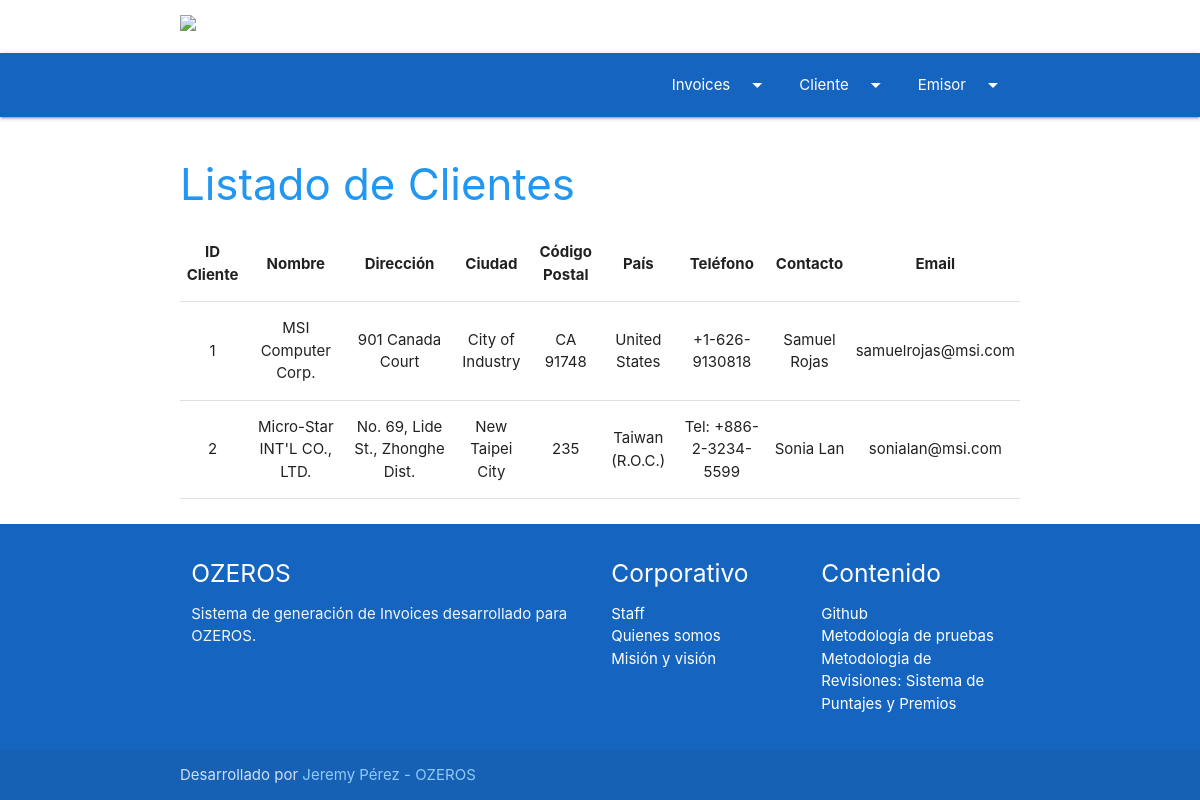
Screenshot of /clientes_lista.php with the database file from the repository.
### tables this page shows
CREATE TABLE IF NOT EXISTS `Cliente` (
  `idCliente` INT NOT NULL AUTO_INCREMENT,
  `nombre` VARCHAR(45) NULL,
  `direccion` VARCHAR(100) NULL,
  `ciudad` VARCHAR(45) NULL,
  `cod_postal` VARCHAR(45) NULL,
  `pais` VARCHAR(45) NULL,
  `telefono` VARCHAR(45) NULL,
  `contacto` VARCHAR(45) NULL,
  `email_contacto` VARCHAR(45) NULL,
  PRIMARY KEY (`idCliente`));

### clientes_lista.php (the view, shortened to what this page needs)
<?php include 'header.php'; ?>
<?php include 'cn.php'; ?>
<div class="container section" id="todo">
    <h3 class="blue-text darken-2">Listado de Clientes</h3>
    <table class="highlight centered" class="responsive-table">
        <thead>
            <tr>
                <th>ID Cliente</th>
                <th>Nombre</th>
                <th>Dirección</th>
                <th>Ciudad</th>
                <th>Código Postal</th>
                <th>País</th>
                <th>Teléfono</th>
                <th>Contacto</th>
                <th>Email</th>
            </tr>
        </thead>
        <?php
        $sql = "SELECT * FROM cliente";
        $resultado = mysqli_query($conexion, $sql);
        while ($lista = mysqli_fetch_array($resultado)) {
        ?>
            <tr>
                <td><?php echo $lista['idCliente'] ?></td>
                <td><?php echo $lista['nombre'] ?></td>
                <td><?php echo $lista['direccion'] ?></td>
                <td><?php echo $lista['ciudad'] ?></td>
                <td><?php echo $lista['cod_postal'] ?></td>
                <td><?php echo $lista['pais'] ?></td>
                <td><?php echo $lista['telefono'] ?></td>
                <td><?php echo $lista['contacto'] ?></td>
                <td><?php echo $lista['email_contacto'] ?></td>
            </tr>
        <?php
        };
        ?>
    </table>
</div>
<?php include 'footer.php'; ?>

### css/style.css (style rules this page uses)
body { display: flex; min-height: 100vh; flex-direction: column; }

### rows the page displays
cliente: idCliente "1", nombre "MSI Computer Corp.", direccion "901 Canada Court", ciudad "City of Industry", cod_postal "CA 91748", pais "United States", telefono "+1-626-9130818", contacto "Samuel Rojas", email_contacto "samuelrojas@msi.com"
cliente: idCliente "2", nombre "Micro-Star INT'L CO., LTD.", direccion "No. 69, Lide St., Zhonghe Dist.", ciudad "New Taipei City", cod_postal "235", pais "Taiwan (R.O.C.)", telefono "Tel: +886-2-3234-5599", contacto "Sonia Lan", email_contacto "sonialan@msi.com"
